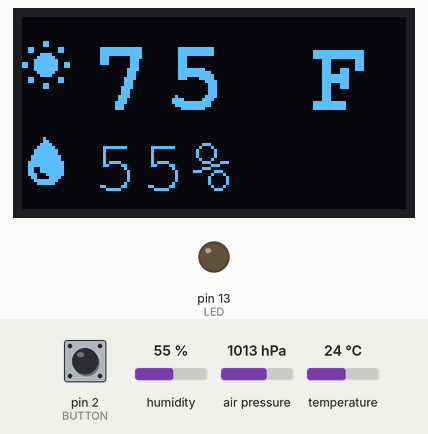
A sketch run on a simulated Arduino Uno, built with avr-gcc and run on an emulated ATmega328P. On the bench: 128×64 one-colour display, output pins drawn as LEDs (lit = HIGH). The inputs (shaded band) are chosen by the test bench; at power-on: pin 2 (BUTTON) LOW, humidity 55 %, temperature 24 °C, air pressure 1013 hPa.

Above: at 1.2 s.
1.3 s: pin 2 (BUTTON) pulled HIGH for 0.15 s
At 2.3 s:
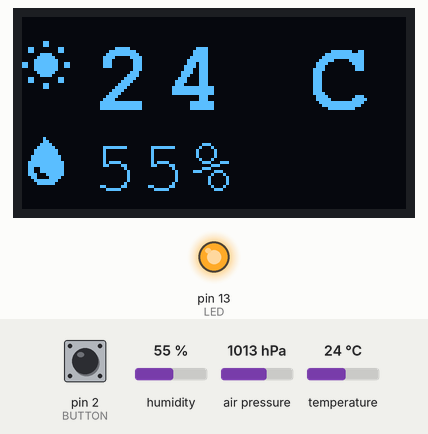
3.2 s: pin 2 (BUTTON) pulled HIGH for 1 s
At 3.89 s:
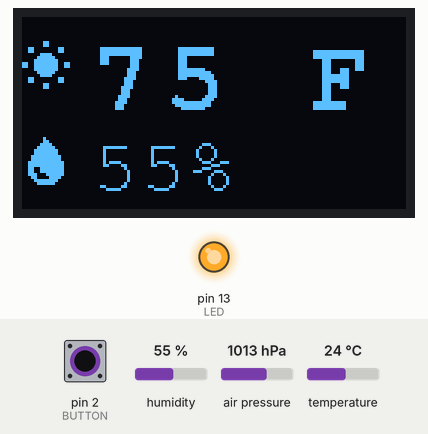
5.7 s: humidity set to 22 %
At 7.4 s:
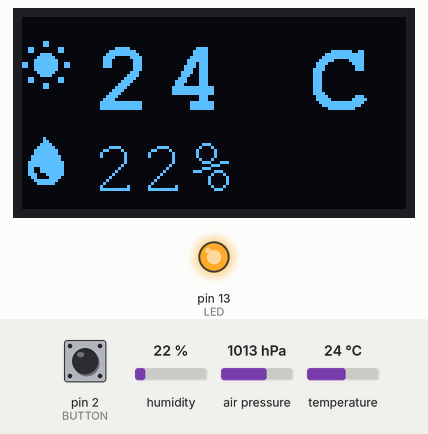
7.7 s: temperature set to 12 °C
At 8.7 s:
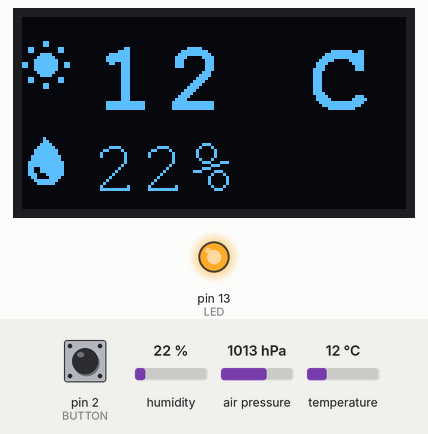
9.6 s: humidity set to 40 %
At 11.4 s:
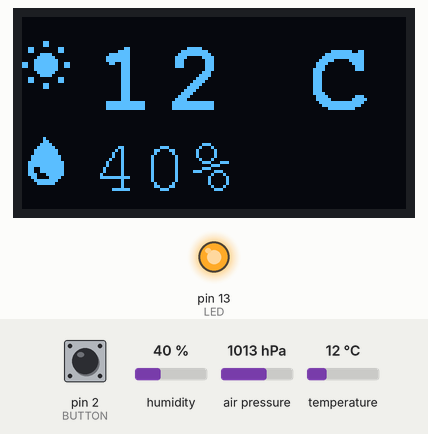
11.7 s: temperature set to 19 °C
At 13.0 s:
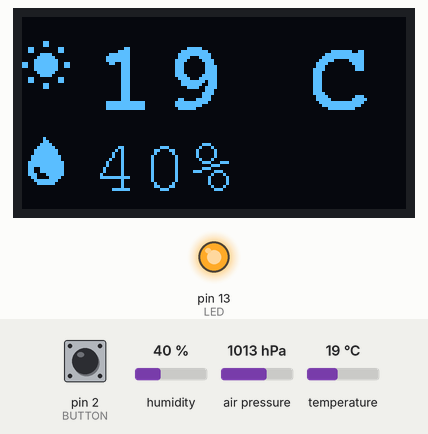
Timing chart, 0 to 14.6 s (numbered marks = the images above; inputs shaded):
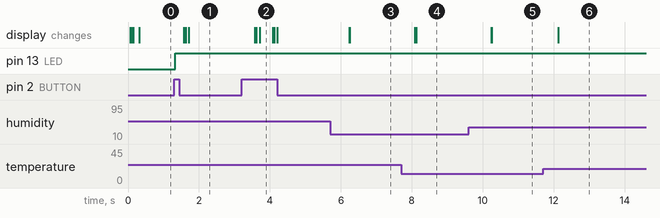

Measured:
- after the input at 1.3 s, pin 13 (LED): LOW → HIGH at once; the display: first changes after 0.28 s (image 1 shows a later state)
- after the input at 3.2 s, the display: first changes after 0.38 s (image 2 shows a later state)
- after the input at 5.7 s, the display: first changes after 0.53 s (image 3 shows a later state)
- after the input at 7.7 s, the display: first changes after 0.38 s (image 4 shows a later state)
- after the input at 9.6 s, the display: first changes after 0.63 s (image 5 shows a later state)
- after the input at 11.7 s, the display: changes after 0.42 s (image 6)

The sketch:

bme280_oled.ino
```cpp
/*
    This project uses a BME280 temperature/humidity sensor and an
    SSD1306 OLED display (128x64 pixels). Both use the I2C bus, so
    the only required pins for using both components are the SDA and SCL pins.
    A button is used to switch the displayed temerature units between
    Celcius and Farenheit.

    The code also demonstrates the use of the TaskScheduler library
    to implement the logic as concurrent tasks, rather than the usual
    loops and delays.

    We'll also be using multiple fonts (including glyph fonts for icons)
    on our display. See https://github.com/olikraus/u8g2/wiki/fntlist8x8.

    This code was tested on the following boards:
    - Wemos D1 Mini (ESP8266 board)
    - ESP32 WROOM development board
    - Arduino Uno
    - Arduino Pro Mico (Leonardo)
    - Adafruit Trinket M0
    - Arduino Nano 33 IoT
*/

#include <TaskScheduler.h>
#include <U8x8lib.h>
#include <BME280I2C.h>
#include <Wire.h>

U8X8_SSD1306_128X64_NONAME_HW_I2C display(U8X8_PIN_NONE);
BME280I2C bme;
float temperatureF, temperatureC, humidity, pressure;
volatile bool showCelcius = false;
unsigned long lastPressed;
bool triggered = false;

const static int LED = LED_BUILTIN;
const static int BUTTON = 2;
const static int DEBOUNCE_DELAY = 350;

// We're going to use Tasks to run our sensor reading and display instead of
// using the loop() function.
// Define the callback for the Task.
void sensorCallback();
void buttonHandler();

// Define the sensor reading task
Task sensorTask(500, TASK_FOREVER, &sensorCallback);
Task buttonTask(50, TASK_FOREVER, &buttonHandler);
Scheduler taskRunner;

// - - - - - - - - - - - - - - - - - - - - - - - - - - - - - - - - - - - -
void sensorCallback()
{
    bme.read(pressure, temperatureC, humidity);
    temperatureF = temperatureC * 1.8 + 32.0;

    displayReadings();
}

// - - - - - - - - - - - - - - - - - - - - - - - - - - - - - - - - - - - -
void displayReadings()
{
    displayTemperature();
    displayHumidity();
}

// - - - - - - - - - - - - - - - - - - - - - - - - - - - - - - - - - - - -
void displayIcons()
{
    display.setFont(u8x8_font_open_iconic_weather_2x2);
    display.setCursor(0, 1);
    display.print("E");  // Glyph 69

    display.setFont(u8x8_font_open_iconic_thing_2x2);
    display.setCursor(0, 5);
    display.print('H');  // Glyph 72
}

// - - - - - - - - - - - - - - - - - - - - - - - - - - - - - - - - - - - -
void displayTemperature()
{
    int temperature =
        (int)(round((showCelcius
            ? temperatureC
            : temperatureF) * 10) / 10);

    display.setFont(u8x8_font_courB24_3x4_f);
    display.setCursor(3, 1);
    display.print(temperature);
    display.drawGlyph(9, 1, 176);
    display.setCursor(12, 1);
    display.print(showCelcius ? "C" : "F");
}

// - - - - - - - - - - - - - - - - - - - - - - - - - - - - - - - - - - - -
void displayHumidity()
{
    display.setFont(u8x8_font_courR18_2x3_r);
    display.setCursor(3, 5);
    display.print((int)round(humidity));
    display.print("%  ");
}

// - - - - - - - - - - - - - - - - - - - - - - - - - - - - - - - - - - - -
void buttonHandler()
{
    if (digitalRead(BUTTON) == HIGH)
    {
        if (lastPressed == 0)
            lastPressed = millis();
        else
        {
            if (!triggered)
            {
                digitalWrite(LED, HIGH);
                triggered = true;
                showCelcius = !showCelcius;
            }

            if (millis() - lastPressed > DEBOUNCE_DELAY)
            {
                lastPressed = 0;
                triggered = false;
                digitalWrite(LED, LOW);
            }
        }
    }
}

// .......................................................................
void setup() {
    Wire.begin();
    bme.begin();
    display.begin();

    pinMode(BUTTON, INPUT);
    pinMode(LED, OUTPUT);

    // Initialize and start our background Task.
    taskRunner.init();
    taskRunner.addTask(sensorTask);
    taskRunner.addTask(buttonTask);
    sensorTask.enable();
    buttonTask.enable();

    displayIcons();
}

// .......................................................................
void loop() {
    // All that is needed here is a call to start up the tash scheduler
    // engine, which takes care of continually running our 2 tasks
    // concurrently.
    taskRunner.execute();
}
```
